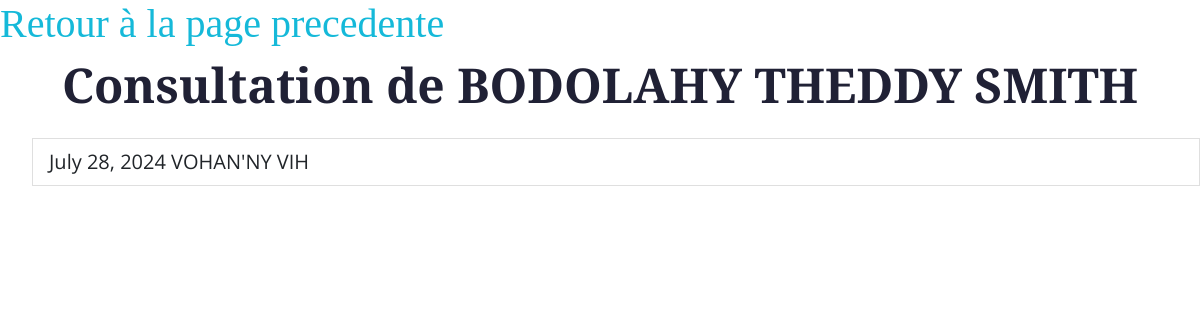
The app's page /patient/Consultation_patient/6 (signed in) with its own data.
### Patient/models.py (models this page shows, shortened)
class Patient(models.Model):
    GENDER_CHOICES =[
        ('M','Masculin'),
        ('F','Féminin'),
    ]
    Nom=models.CharField(max_length=100)
    age=models.IntegerField()
    gender=models.CharField(max_length=1,choices=GENDER_CHOICES)
    adresse=models.CharField(max_length=50)
    numéro_téléphone=models.IntegerField()

class Consultaiton(models.Model):
    patient=models.ForeignKey(Patient,on_delete=models.CASCADE,related_name='consultations')
    Note=models.TextField()
    date=models.DateField()

### Patient/views.py (the view)
# urls.py: path('Consultation_patient/<int:D>',views.Consultation_patient,name='consultation_patient'),
def Consultation_patient(request,D):
    if not request.user.is_staff:
        return redirect('login')
    patient=get_object_or_404(Patient,id=D)
    consultation=patient.consultations.all()
    return render(request,'consultation_patient.html',{'patient':patient,'consultation':consultation})

### Patient/Template/consultation_patient.html (shortened to what this page needs)
{% load static %}
{% include 'base.html' %}
<!DOCTYPE html>
<html lang="en">
    <head>
        <link rel="stylesheet" href="https://use.fontawesome.com/releases/v5.15.4/css/all.css"/>
        <link href="https://cdn.jsdelivr.net/npm/bootstrap-icons@1.4.1/font/bootstrap-icons.css" rel="stylesheet">
        <link href="{%  static 'lib/animate/animate.min.css' %}" rel="stylesheet">
        <link href="{% static 'lib/owlcarousel/assets/owl.carousel.min.css' %}" rel="stylesheet">
        <link href="{% static 'css/bootstrap.min.css' %}" rel="stylesheet">
        <link href="{% static 'css/style.css'%}" rel="stylesheet">
    </head>
    <body>
        <h1> <a href="{% url 'listpatient' %}">Retour à la page precedente </a></h1>
        <h1 class="display-5 mb-4 text-center">Consultation de {{patient.Nom}}</h1>
        <ul>
            {% for cslt in consultation %}
            <li class="list-group-item fs-5">{{cslt.date}}  {{cslt.Note}}</li>
            {% empty %}
            <li> AUCUN CONSULTATION TROUVÉE POUR CE PATIENT.</li>
            {% endfor %}
        </ul>
    </body>

### records on screen
Patient: Nom "BODOLAHY THEDDY SMITH"
Consultaiton: date "July 28, 2024", Note "VOHAN'NY VIH"
